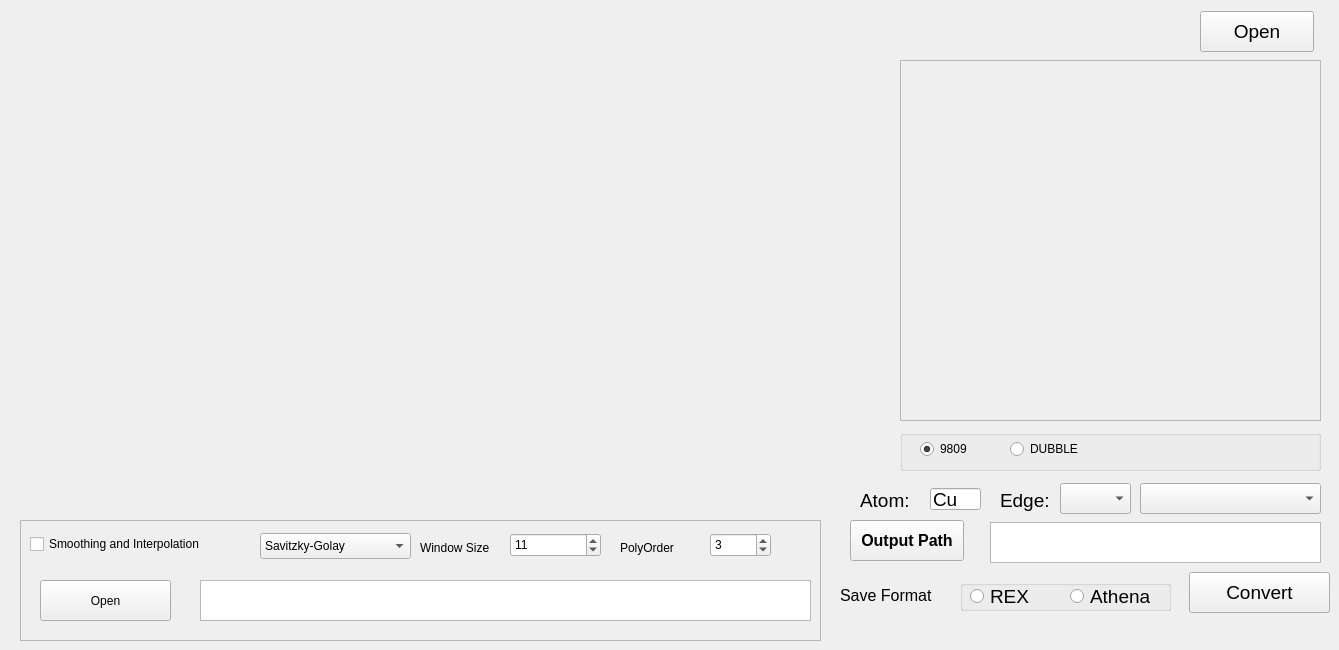
      <widget class="QWidget" name="tab_3">
       <attribute name="title">
        <string>Transmission&amp;Fluorescense</string>
       </attribute>
       <widget class="QWidget" name="widget_4" native="true">
        <property name="geometry">
         <rect>
          <x>30</x>
          <y>30</y>
          <width>801</width>
          <height>461</height>
         </rect>
        </property>
        <property name="font">
         <font>
          <pointsize>14</pointsize>
         </font>
        </property>
       </widget>
       <widget class="QLabel" name="label_8">
        <property name="geometry">
         <rect>
          <x>860</x>
          <y>490</y>
          <width>61</width>
          <height>21</height>
         </rect>
        </property>
        <property name="font">
         <font>
          <family>Arial</family>
          <pointsize>14</pointsize>
         </font>
        </property>
        <property name="text">
         <string>Atom:</string>
        </property>
       </widget>
       <widget class="QLabel" name="label_9">
        <property name="geometry">
         <rect>
          <x>1000</x>
          <y>490</y>
          <width>51</width>
          <height>21</height>
         </rect>
        </property>
        <property name="font">
         <font>
          <family>Arial</family>
          <pointsize>14</pointsize>
         </font>
        </property>
        <property name="text">
         <string>Edge:</string>
        </property>
       </widget>
       <widget class="QComboBox" name="comboBox_5">
        <property name="geometry">
         <rect>
          <x>1060</x>
          <y>483</y>
          <width>71</width>
          <height>31</height>
         </rect>
        </property>
        <property name="font">
         <font>
          <pointsize>14</pointsize>
         </font>
        </property>
       </widget>
       <widget class="QLineEdit" name="lineEdit_3">
        <property name="geometry">
         <rect>
          <x>930</x>
          <y>488</y>
          <width>51</width>
          <height>22</height>
         </rect>
        </property>
        <property name="font">
         <font>
          <pointsize>14</pointsize>
         </font>
        </property>
        <property name="text">
         <string>Cu</string>
        </property>
       </widget>
       <widget class="QScrollArea" name="scrollArea_3">
        <property name="geometry">
         <rect>
          <x>900</x>
          <y>60</y>
          <width>421</width>
          <height>361</height>
         </rect>
        </property>
        <property name="font">
         <font>
          <pointsize>14</pointsize>
         </font>
        </property>
        <property name="widgetResizable">
         <bool>true</bool>
        </property>
        <widget class="QWidget" name="scrollAreaWidgetContents_3">
         <property name="geometry">
          <rect>
           <x>0</x>
           <y>0</y>
           <width>419</width>
           <height>359</height>
          </rect>
         </property>
        </widget>
       </widget>
       <widget class="QPushButton" name="pushButton_9">
        <property name="geometry">
         <rect>
          <x>1200</x>
          <y>11</y>
          <width>114</width>
          <height>41</height>
         </rect>
        </property>
        <property name="font">
         <font>
          <family>Arial</family>
          <pointsize>14</pointsize>
         </font>
        </property>
        <property name="text">
         <string>Open</string>
        </property>
       </widget>
       <widget class="QTextBrowser" name="textBrowser_3">
        <property name="geometry">
         <rect>
          <x>990</x>
          <y>522</y>
          <width>331</width>
          <height>41</height>
         </rect>
        </property>
        <property name="font">
         <font>
          <pointsize>14</pointsize>
         </font>
        </property>
       </widget>
       <widget class="QPushButton" name="pushButton_10">
        <property name="geometry">
         <rect>
          <x>850</x>
          <y>520</y>
          <width>114</width>
          <height>41</height>
         </rect>
        </property>
        <property name="font">
         <font>
          <family>Arial</family>
          <pointsize>12</pointsize>
          <weight>75</weight>
          <bold>true</bold>
         </font>
        </property>
        <property name="text">
         <string>Output Path</string>
        </property>
       </widget>
       <widget class="QPushButton" name="pushButton_11">
        <property name="geometry">
         <rect>
          <x>1189</x>
          <y>572</y>
          <width>141</width>
          <height>41</height>
         </rect>
        </property>
        <property name="font">
         <font>
          <family>Arial</family>
          <pointsize>14</pointsize>
         </font>
        </property>
        <property name="text">
         <string>Convert</string>
        </property>
       </widget>
       <widget class="QComboBox" name="comboBox_6">
        <property name="geometry">
         <rect>
          <x>1140</x>
          <y>483</y>
          <width>181</width>
          <height>31</height>
         </rect>
        </property>
        <property name="font">
         <font>
          <pointsize>14</pointsize>
         </font>
        </property>
       </widget>
       <widget class="QGroupBox" name="groupBox_4">
        <property name="geometry">
         <rect>
          <x>960</x>
          <y>580</y>
          <width>211</width>
          <height>31</height>
         </rect>
        </property>
        <property name="font">
         <font>
          <pointsize>14</pointsize>
         </font>
        </property>
        <property name="title">
         <string/>
        </property>
        <widget class="QRadioButton" name="radioButton_5">
         <property name="geometry">
          <rect>
           <x>10</x>
           <y>6</y>
           <width>61</width>
           <height>20</height>
          </rect>
         </property>
         <property name="font">
          <font>
           <pointsize>14</pointsize>
          </font>
         </property>
         <property name="text">
          <string>REX</string>
         </property>
        </widget>
        <widget class="QRadioButton" name="radioButton_6">
         <property name="geometry">
          <rect>
           <x>110</x>
           <y>6</y>
           <width>81</width>
           <height>20</height>
          </rect>
         </property>
         <property name="font">
          <font>
           <pointsize>14</pointsize>
          </font>
         </property>
         <property name="text">
          <string>Athena</string>
         </property>
        </widget>
       </widget>
       <widget class="QLabel" name="label_12">
        <property name="geometry">
         <rect>
          <x>840</x>
          <y>585</y>
          <width>101</width>
          <height>20</height>
         </rect>
        </property>
        <property name="font">
         <font>
          <pointsize>12</pointsize>
         </font>
        </property>
        <property name="text">
         <string>Save Format</string>
        </property>
       </widget>
       <widget class="QFrame" name="frame_4">
        <property name="geometry">
         <rect>
          <x>20</x>
          <y>520</y>
          <width>801</width>
          <height>121</height>
         </rect>
        </property>
        <property name="frameShape">
         <enum>QFrame::StyledPanel</enum>
        </property>
        <property name="frameShadow">
         <enum>QFrame::Raised</enum>
        </property>
        <widget class="QCheckBox" name="checkBox_3">
         <property name="geometry">
          <rect>
           <x>10</x>
           <y>15</y>
           <width>201</width>
           <height>18</height>
          </rect>
         </property>
         <property name="text">
          <string>Smoothing and Interpolation</string>
         </property>
        </widget>
        <widget class="QTextBrowser" name="textBrowser_5">
         <property name="geometry">
          <rect>
           <x>180</x>
           <y>60</y>
           <width>611</width>
           <height>41</height>
          </rect>
         </property>
        </widget>
        <widget class="QPushButton" name="pushButton_22">
         <property name="geometry">
          <rect>
           <x>20</x>
           <y>60</y>
           <width>131</width>
           <height>41</height>
          </rect>
         </property>
         <property name="text">
          <string>Open</string>
         </property>
        </widget>
        <widget class="QSpinBox" name="spinBox">
         <property name="geometry">
          <rect>
           <x>490</x>
           <y>13</y>
           <width>91</width>
           <height>24</height>
          </rect>
         </property>
         <property name="maximum">
          <number>300</number>
         </property>
         <property name="value">
          <number>11</number>
         </property>
        </widget>
        <widget class="QSpinBox" name="spinBox_2">
         <property name="geometry">
          <rect>
           <x>690</x>
           <y>13</y>
           <width>61</width>
           <height>24</height>
          </rect>
         </property>
         <property name="maximum">
          <number>10</number>
         </property>
         <property name="value">
          <number>3</number>
         </property>
        </widget>
        <widget class="QComboBox" name="comboBox_7">
         <property name="geometry">
          <rect>
           <x>240</x>
           <y>13</y>
           <width>151</width>
           <height>26</height>
          </rect>
         </property>
         <item>
          <property name="text">
           <string>Savitzky-Golay</string>
          </property>
         </item>
        </widget>
        <widget class="QLabel" name="label_34">
         <property name="geometry">
          <rect>
           <x>400</x>
           <y>20</y>
           <width>81</width>
           <height>16</height>
          </rect>
         </property>
         <property name="text">
          <string>Window Size</string>
         </property>
        </widget>
        <widget class="QLabel" name="label_36">
         <property name="geometry">
          <rect>
           <x>600</x>
           <y>20</y>
           <width>71</width>
           <height>16</height>
          </rect>
         </property>
         <property name="text">
          <string>PolyOrder</string>
         </property>
        </widget>
       </widget>
       <widget class="QGroupBox" name="groupBox_11">
        <property name="geometry">
         <rect>
          <x>900</x>
          <y>430</y>
          <width>421</width>
          <height>41</height>
         </rect>
        </property>
        <property name="title">
         <string/>
        </property>
        <widget class="QRadioButton" name="rB_9809">
         <property name="geometry">
          <rect>
           <x>20</x>
           <y>10</y>
           <width>71</width>
           <height>18</height>
          </rect>
         </property>
         <property name="text">
          <string>9809</string>
         </property>
         <property name="checked">
          <bool>true</bool>
         </property>
        </widget>
        <widget class="QRadioButton" name="rB_DUBBLE_2">
         <property name="geometry">
          <rect>
           <x>110</x>
           <y>10</y>
           <width>71</width>
           <height>18</height>
          </rect>
         </property>
         <property name="text">
          <string>DUBBLE</string>
         </property>
        </widget>
       </widget>
      </widget>
